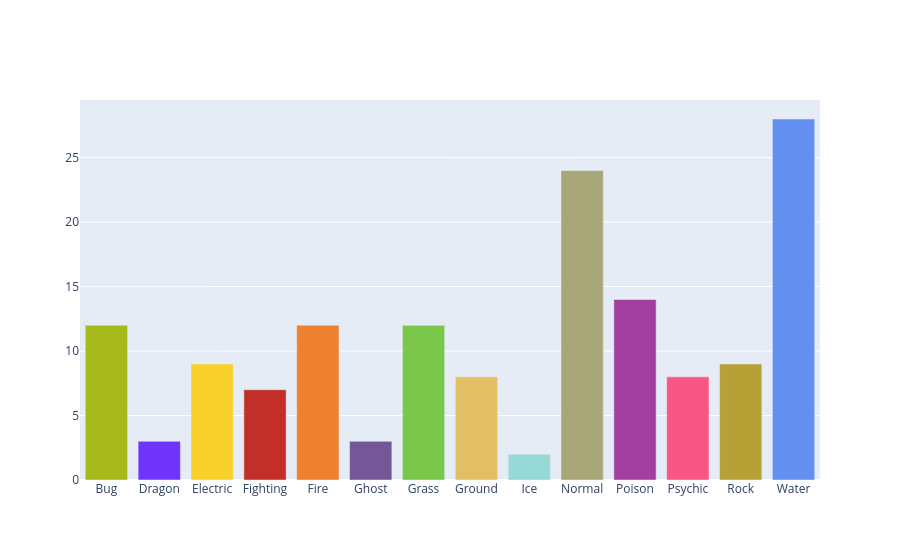

Notebook source saved alongside this figure:
### Code cell
fig1=go.Figure(data=[go.Bar(x=typegroup.index, y=typegroup.values, marker_color= pokecolors)])
fig1.show()

### Figure 1 — Plotly figure (JSON) as saved in the notebook; plotly's stock layout.template omitted (floating-point values rounded to 4 significant figures)
{"data": [{"marker": {"color": ["#A6B91A", "#6F35FC", "#F7D02C", "#C22E28", "#EE8130", "#735797", "#7AC74C", "#E2BF65", "#96D9D6", "#A8A77A", "#A33EA1", "#F95587", "#B6A136", "#6390F0"]}, "type": "bar", "x": ["Bug", "Dragon", "Electric", "Fighting", "Fire", "Ghost", "Grass", "Ground", "Ice", "Normal", "Poison", "Psychic", "Rock", "Water"], "y": [12, 3, 9, 7, 12, 3, 12, 8, 2, 24, 14, 8, 9, 28]}], "layout": {}}
